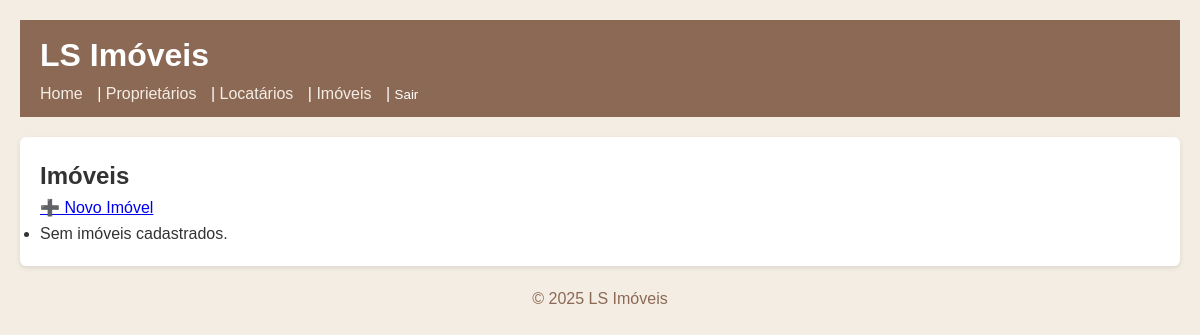
The page /imoveis/ (signed in) on the database as committed earlier.
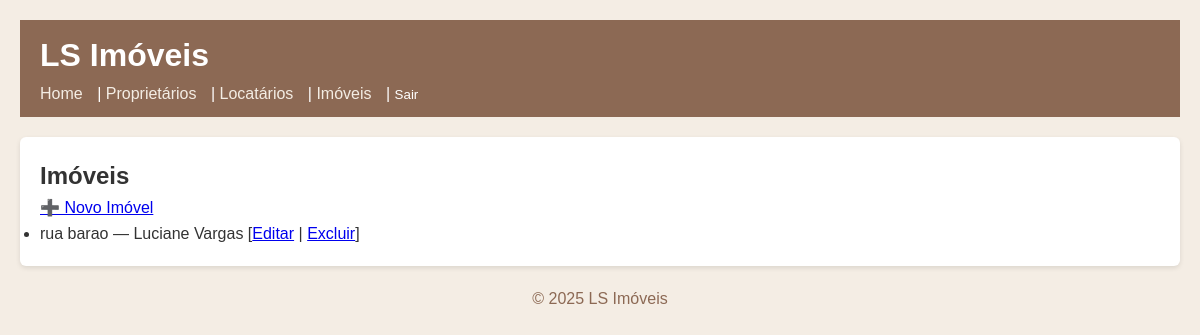
The same page on the database as committed later.
### core/models.py (models this page shows, shortened)
class Imovel(models.Model):
    endereco = models.CharField('Endereço', max_length=300)
    proprietario = models.ForeignKey(Proprietario, on_delete=models.CASCADE)

class Proprietario(models.Model):
    nome = models.CharField('Nome', max_length=200)
    documento = models.CharField('CPF/CNPJ', max_length=20)

### core/views.py (the view)
# urls.py: path('imoveis/',           views.ImovelList.as_view(),   name='imv_list'),
class ImovelList(LoginRequiredMixin, ListView):
    login_url = 'login'
    model = Imovel
    template_name = 'core/imovel_list.html'
    context_object_name = 'imoveis'

### core/templates/core/imovel_list.html (shortened to what this page needs)
{% extends 'core/base.html' %}
{% block content %}
  <h2>Imóveis</h2>
  <p><a class="btn" href="{% url 'core:imv_create' %}">➕ Novo Imóvel</a></p>
  <ul>
    {% for imv in imoveis %}
      <li>
        {{ imv.endereco }} — {{ imv.proprietario.nome }}
        [<a href="{% url 'core:imv_edit' imv.pk %}">Editar</a> |
         <a href="{% url 'core:imv_delete' imv.pk %}">Excluir</a>]
      </li>
    {% empty %}
      <li>Sem imóveis cadastrados.</li>
    {% endfor %}
  </ul>
{% endblock %}

Rows that differ between the two databases and show on the page:
added Imovel: endereco "rua barao", proprietario.nome "Luciane Vargas"
Other text that changed with them:
text no longer shown: "Sem imóveis cadastrados."
